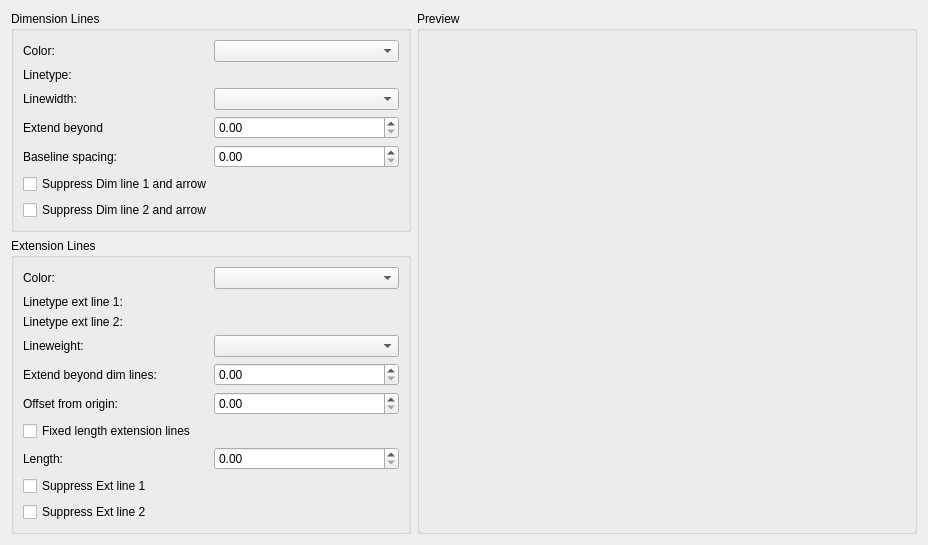
     <widget class="QWidget" name="tabLines">
      <attribute name="title">
       <string>Lines</string>
      </attribute>
      <layout class="QGridLayout" name="gridLayout_4">
       <item row="0" column="0">
        <widget class="QGroupBox" name="gbLinesDimLines">
         <property name="minimumSize">
          <size>
           <width>400</width>
           <height>0</height>
          </size>
         </property>
         <property name="title">
          <string>Dimension Lines</string>
         </property>
         <layout class="QGridLayout" name="gridLayout_3">
          <item row="0" column="0">
           <widget class="QLabel" name="label">
            <property name="text">
             <string>Color:</string>
            </property>
           </widget>
          </item>
          <item row="0" column="1">
           <widget class="QG_ColorBox" name="cbDimLineColor">
            <property name="sizePolicy">
             <sizepolicy hsizetype="Preferred" vsizetype="Fixed">
              <horstretch>0</horstretch>
              <verstretch>0</verstretch>
             </sizepolicy>
            </property>
            <property name="toolTip">
             <string>Displays and sets the color for the dimension line (DIMCLRD system variable).</string>
            </property>
           </widget>
          </item>
          <item row="1" column="0">
           <widget class="QLabel" name="label_2">
            <property name="text">
             <string>Linetype:</string>
            </property>
           </widget>
          </item>
          <item row="1" column="1">
           <widget class="QG_LineTypeBox" name="cbDimLineLineType" native="true">
            <property name="sizePolicy">
             <sizepolicy hsizetype="Preferred" vsizetype="Preferred">
              <horstretch>0</horstretch>
              <verstretch>0</verstretch>
             </sizepolicy>
            </property>
            <property name="toolTip">
             <string>Sets the linetype of the dimension line. (DIMLTYPE system variable)</string>
            </property>
           </widget>
          </item>
          <item row="2" column="0">
           <widget class="QLabel" name="label_3">
            <property name="text">
             <string>Linewidth:</string>
            </property>
           </widget>
          </item>
          <item row="2" column="1">
           <widget class="QG_WidthBox" name="cbDimLineWidth">
            <property name="sizePolicy">
             <sizepolicy hsizetype="Preferred" vsizetype="Fixed">
              <horstretch>0</horstretch>
              <verstretch>0</verstretch>
             </sizepolicy>
            </property>
            <property name="toolTip">
             <string>Sets the lineweight of the dimension line. (DIMLWD system variable)</string>
            </property>
           </widget>
          </item>
          <item row="3" column="0">
           <widget class="QLabel" name="label_4">
            <property name="text">
             <string>Extend beyond</string>
            </property>
           </widget>
          </item>
          <item row="3" column="1">
           <widget class="QDoubleSpinBox" name="dsbDimLineExtendBeyond">
            <property name="sizePolicy">
             <sizepolicy hsizetype="Preferred" vsizetype="Fixed">
              <horstretch>0</horstretch>
              <verstretch>0</verstretch>
             </sizepolicy>
            </property>
            <property name="toolTip">
             <string>Specifies a distance to extend the dimension line past the extension line when you use oblique, architectural, tick, integral, and no marks for arrowheads. (DIMDLE system variable)</string>
            </property>
            <property name="singleStep">
             <double>0.100000000000000</double>
            </property>
           </widget>
          </item>
          <item row="4" column="0">
           <widget class="QLabel" name="label_5">
            <property name="text">
             <string>Baseline spacing:</string>
            </property>
           </widget>
          </item>
          <item row="4" column="1">
           <widget class="QDoubleSpinBox" name="dsbBaselineSpacing">
            <property name="sizePolicy">
             <sizepolicy hsizetype="Preferred" vsizetype="Fixed">
              <horstretch>0</horstretch>
              <verstretch>0</verstretch>
             </sizepolicy>
            </property>
            <property name="toolTip">
             <string>Sets the spacing between the dimension lines of a baseline dimension. Enter a distance. For information about baseline dimensions, see DIMBASELINE. (DIMDLI system variable)

</string>
            </property>
            <property name="singleStep">
             <double>0.100000000000000</double>
            </property>
           </widget>
          </item>
          <item row="5" column="0" colspan="2">
           <widget class="QCheckBox" name="cbDimLineSuppress1">
            <property name="sizePolicy">
             <sizepolicy hsizetype="Preferred" vsizetype="Fixed">
              <horstretch>0</horstretch>
              <verstretch>0</verstretch>
             </sizepolicy>
            </property>
            <property name="toolTip">
             <string>Suppresses display of first dimension line (DIMSD1 system variable)</string>
            </property>
            <property name="text">
             <string>Suppress Dim line 1 and arrow</string>
            </property>
           </widget>
          </item>
          <item row="6" column="0" colspan="2">
           <widget class="QCheckBox" name="cbDimLineSuppress2">
            <property name="sizePolicy">
             <sizepolicy hsizetype="Preferred" vsizetype="Fixed">
              <horstretch>0</horstretch>
              <verstretch>0</verstretch>
             </sizepolicy>
            </property>
            <property name="toolTip">
             <string>Suppresses display of second dimension line (DIMSD2 system variable)</string>
            </property>
            <property name="text">
             <string>Suppress Dim line 2 and arrow</string>
            </property>
           </widget>
          </item>
         </layout>
        </widget>
       </item>
       <item row="1" column="0" rowspan="3">
        <widget class="QGroupBox" name="gbLinesExtLines">
         <property name="title">
          <string>Extension Lines</string>
         </property>
         <layout class="QGridLayout" name="gridLayout_2">
          <item row="0" column="0">
           <widget class="QLabel" name="label_7">
            <property name="text">
             <string>Color:</string>
            </property>
           </widget>
          </item>
          <item row="0" column="1">
           <widget class="QG_ColorBox" name="cbExtLineColor">
            <property name="sizePolicy">
             <sizepolicy hsizetype="Preferred" vsizetype="Fixed">
              <horstretch>0</horstretch>
              <verstretch>0</verstretch>
             </sizepolicy>
            </property>
            <property name="toolTip">
             <string>Sets the color for the extension line (DIMCLRE system variable.)</string>
            </property>
           </widget>
          </item>
          <item row="1" column="0">
           <widget class="QLabel" name="label_8">
            <property name="text">
             <string>Linetype ext line 1:</string>
            </property>
           </widget>
          </item>
          <item row="1" column="1">
           <widget class="QG_LineTypeBox" name="cbExtLineType1" native="true">
            <property name="sizePolicy">
             <sizepolicy hsizetype="Preferred" vsizetype="Preferred">
              <horstretch>0</horstretch>
              <verstretch>0</verstretch>
             </sizepolicy>
            </property>
            <property name="toolTip">
             <string>Sets the linetype of the first extension line. (DIMLTEX1 system variable)</string>
            </property>
           </widget>
          </item>
          <item row="2" column="0">
           <widget class="QLabel" name="label_9">
            <property name="text">
             <string>Linetype ext line 2:</string>
            </property>
           </widget>
          </item>
          <item row="2" column="1">
           <widget class="QG_LineTypeBox" name="cbExtLineType2" native="true">
            <property name="sizePolicy">
             <sizepolicy hsizetype="Preferred" vsizetype="Preferred">
              <horstretch>0</horstretch>
              <verstretch>0</verstretch>
             </sizepolicy>
            </property>
            <property name="toolTip">
             <string>Sets the linetype of the second extension line. (DIMLTEX2 system variable)</string>
            </property>
           </widget>
          </item>
          <item row="3" column="0">
           <widget class="QLabel" name="label_10">
            <property name="text">
             <string>Lineweight:</string>
            </property>
           </widget>
          </item>
          <item row="3" column="1">
           <widget class="QG_WidthBox" name="cbExtLineWidth">
            <property name="sizePolicy">
             <sizepolicy hsizetype="Preferred" vsizetype="Fixed">
              <horstretch>0</horstretch>
              <verstretch>0</verstretch>
             </sizepolicy>
            </property>
            <property name="toolTip">
             <string>Sets the lineweight of the extension line. (DIMLWE system variable)</string>
            </property>
           </widget>
          </item>
          <item row="4" column="0">
           <widget class="QLabel" name="label_12">
            <property name="text">
             <string>Extend beyond dim lines:</string>
            </property>
           </widget>
          </item>
          <item row="4" column="1">
           <widget class="QDoubleSpinBox" name="bsbExtLineBeyondDimLine">
            <property name="sizePolicy">
             <sizepolicy hsizetype="Preferred" vsizetype="Fixed">
              <horstretch>0</horstretch>
              <verstretch>0</verstretch>
             </sizepolicy>
            </property>
            <property name="toolTip">
             <string>Specifies a distance to extend the extension lines above the dimension line. (DIMEXE system variable)</string>
            </property>
            <property name="singleStep">
             <double>0.100000000000000</double>
            </property>
           </widget>
          </item>
          <item row="5" column="0">
           <widget class="QLabel" name="label_13">
            <property name="text">
             <string>Offset from origin:</string>
            </property>
           </widget>
          </item>
          <item row="5" column="1">
           <widget class="QDoubleSpinBox" name="dsbExtLineOffsetFromOrigin">
            <property name="sizePolicy">
             <sizepolicy hsizetype="Preferred" vsizetype="Fixed">
              <horstretch>0</horstretch>
              <verstretch>0</verstretch>
             </sizepolicy>
            </property>
            <property name="toolTip">
             <string>Sets the distance to offset the extension lines from the points on the drawing that define the dimension. (DIMEXO system variable)</string>
            </property>
            <property name="singleStep">
             <double>0.100000000000000</double>
            </property>
           </widget>
          </item>
          <item row="7" column="0">
           <widget class="QLabel" name="label_14">
            <property name="text">
             <string>Length:</string>
            </property>
           </widget>
          </item>
          <item row="7" column="1">
           <widget class="QDoubleSpinBox" name="bsbExtLineFixedLength">
            <property name="sizePolicy">
             <sizepolicy hsizetype="Preferred" vsizetype="Fixed">
              <horstretch>0</horstretch>
              <verstretch>0</verstretch>
             </sizepolicy>
            </property>
            <property name="toolTip">
             <string>Sets the total length of the extension lines starting from the dimension line toward the dimension origin. (DIMFXL system variable)</string>
            </property>
            <property name="singleStep">
             <double>0.100000000000000</double>
            </property>
           </widget>
          </item>
          <item row="10" column="0">
           <spacer name="verticalSpacer">
            <property name="orientation">
             <enum>Qt::Vertical</enum>
            </property>
            <property name="sizeHint" stdset="0">
             <size>
              <width>0</width>
              <height>0</height>
             </size>
            </property>
           </spacer>
          </item>
          <item row="6" column="0" colspan="2">
           <widget class="QCheckBox" name="cbExtLineFixedLengthOn">
            <property name="toolTip">
             <string>Enables fixed length extension lines. (DIMFXLON system variable)</string>
            </property>
            <property name="text">
             <string>Fixed length extension lines</string>
            </property>
           </widget>
          </item>
          <item row="8" column="0" colspan="2">
           <widget class="QCheckBox" name="cbExtLineSuppress1">
            <property name="sizePolicy">
             <sizepolicy hsizetype="Preferred" vsizetype="Fixed">
              <horstretch>0</horstretch>
              <verstretch>0</verstretch>
             </sizepolicy>
            </property>
            <property name="toolTip">
             <string>Suppresses the display of first extension line (DIMSE1 system variable).</string>
            </property>
            <property name="text">
             <string>Suppress Ext line 1</string>
            </property>
           </widget>
          </item>
          <item row="9" column="0" colspan="2">
           <widget class="QCheckBox" name="cbExtLineSuppress2">
            <property name="sizePolicy">
             <sizepolicy hsizetype="Preferred" vsizetype="Fixed">
              <horstretch>0</horstretch>
              <verstretch>0</verstretch>
             </sizepolicy>
            </property>
            <property name="toolTip">
             <string>Suppresses the display of second extension line (DIMSE2 system variable).</string>
            </property>
            <property name="text">
             <string>Suppress Ext line 2</string>
            </property>
           </widget>
          </item>
         </layout>
        </widget>
       </item>
       <item row="0" column="1" rowspan="4">
        <widget class="QGroupBox" name="gbPreviewLines">
         <property name="sizePolicy">
          <sizepolicy hsizetype="Preferred" vsizetype="Expanding">
           <horstretch>0</horstretch>
           <verstretch>0</verstretch>
          </sizepolicy>
         </property>
         <property name="minimumSize">
          <size>
           <width>500</width>
           <height>0</height>
          </size>
         </property>
         <property name="title">
          <string>Preview</string>
         </property>
        </widget>
       </item>
      </layout>
     </widget>
